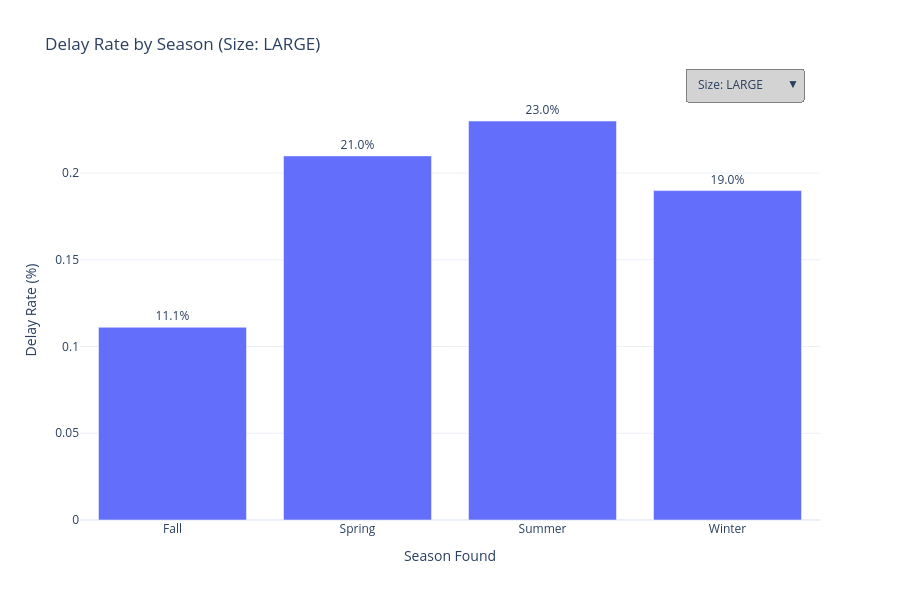

The notebook cell saved with this chart:
### Markdown cell above
##### When selecting the housebroken option as `Yes`, it becomes clear that small housebroken dogs have, on average, less delay in achieving adoption readiness. For the housebroken option `No`, the numbers are relatively small; therefore, we focus only on housebroken dogs. <br> NOTE: Even though this visualization reveals patterns, the absolute number of dogs with known housebroken status is relatively low.

### Code cell
temporal_analysis = df.groupby(['season_found', 'size']).agg({
    'waiting_days': 'mean',
    'delayed': 'mean',
    'name': 'count'
}).reset_index()

temporal_analysis.columns = ['season', 'size', 'avg_waiting', 'delay_rate', 'count']

size_options = sorted(temporal_analysis['size'].unique())
figs_season_data = {}

for size_opt in size_options:
    size_data = temporal_analysis[temporal_analysis['size'] == size_opt].sort_values('season')
    figs_season_data[size_opt] = size_data

first_size = size_options[0]
fig = px.bar(
    figs_season_data[first_size],
    x='season',
    y='delay_rate',
    hover_data={'count': True, 'delay_rate': ':.1%', 'avg_waiting': ':.1f'},
    title=f'Delay Rate by Season (Size: {first_size.upper()})',
    height=600,
    width=900,
    labels={
        'delay_rate': 'Delay Rate (%)',
        'season': 'Season Found',
        'size': 'Dog Size',
        'count': 'Number of Dogs',
        'avg_waiting': 'Average Waiting Days'
    }
)

fig.update_traces(textposition='outside', text=figs_season_data[first_size]['delay_rate'].apply(lambda x: f"{x*100:.1f}%"))
fig.update_layout(
    template='plotly_white',
    hovermode='x unified',
    font=dict(size=12)
)
# Buttons
buttons = []
for size_opt in size_options:
    buttons.append(
        dict(
            label=f"Size: {size_opt.upper()}",
            method='update',
            args=[
                {'x': [figs_season_data[size_opt]['season']],
                 'y': [figs_season_data[size_opt]['delay_rate']],
                 'text': [figs_season_data[size_opt]['delay_rate'].apply(lambda x: f"{x*100:.1f}%")]},
                {'title': f'Delay Rate by Season (Size: {size_opt.upper()})'}
            ]
        )
    )
# Dropdown Menu
fig.update_layout(
    updatemenus=[
        dict(
            active=0,
            buttons=buttons,
            direction="down",
            pad={"r": 10, "t": 10},
            showactive=True,
            x=0.99,
            xanchor="right",
            y=1.1,
            yanchor="top",
            bgcolor="lightgray",
            bordercolor="gray",
            borderwidth=1
        )
    ]
)
fig.show()

### Figure 1 — Plotly figure (JSON) as saved in the notebook; plotly's stock layout.template omitted (floating-point values rounded to 4 significant figures)
{"data": [{"customdata": [[72.0, 3.889], [81.0, 52.99], [100.0, 30.82], [79.0, 27.41]], "hovertemplate": "Season Found=%{x}<br>Delay Rate (%)=%{y:.1%}<br>Number of Dogs=%{customdata[0]}<br>Average Waiting Days=%{customdata[1]:.1f}<extra></extra>", "legendgroup": "", "marker": {"color": "#636efa", "pattern": {"shape": ""}}, "name": "", "orientation": "v", "showlegend": false, "text": ["11.1%", "21.0%", "23.0%", "19.0%"], "textposition": "outside", "type": "bar", "x": ["Fall", "Spring", "Summer", "Winter"], "xaxis": "x", "y": [0.1111, 0.2099, 0.23, 0.1899], "yaxis": "y"}], "layout": {"barmode": "relative", "font": {"size": 12}, "height": 600, "hovermode": "x unified", "legend": {"tracegroupgap": 0}, "title": {"text": "Delay Rate by Season (Size: LARGE)"}, "updatemenus": [{"active": 0, "bgcolor": "lightgray", "bordercolor": "gray", "borderwidth": 1, "buttons": [{"args": [{"text": [["11.1%", "21.0%", "23.0%", "19.0%"]], "x": [["Fall", "Spring", "Summer", "Winter"]], "y": [[0.1111, 0.2099, 0.23, 0.1899]]}, {"title": "Delay Rate by Season (Size: LARGE)"}], "label": "Size: LARGE", "method": "update"}, {"args": [{"text": [["21.8%", "15.1%", "22.4%", "16.5%"]], "x": [["Fall", "Spring", "Summer", "Winter"]], "y": [[0.2175, 0.1512, 0.2238, 0.1646]]}, {"title": "Delay Rate by Season (Size: MEDIUM)"}], "label": "Size: MEDIUM", "method": "update"}, {"args": [{"text": [["18.7%", "13.1%", "28.2%", "22.9%"]], "x": [["Fall", "Spring", "Summer", "Winter"]], "y": [[0.1867, 0.131, 0.2821, 0.2289]]}, {"title": "Delay Rate by Season (Size: SMALL)"}], "label": "Size: SMALL", "method": "update"}], "direction": "down", "pad": {"r": 10, "t": 10}, "showactive": true, "x": 0.99, "xanchor": "right", "y": 1.1, "yanchor": "top"}], "width": 900, "xaxis": {"anchor": "y", "domain": [0, 1], "title": {"text": "Season Found"}}, "yaxis": {"anchor": "x", "domain": [0, 1], "title": {"text": "Delay Rate (%)"}}}}
